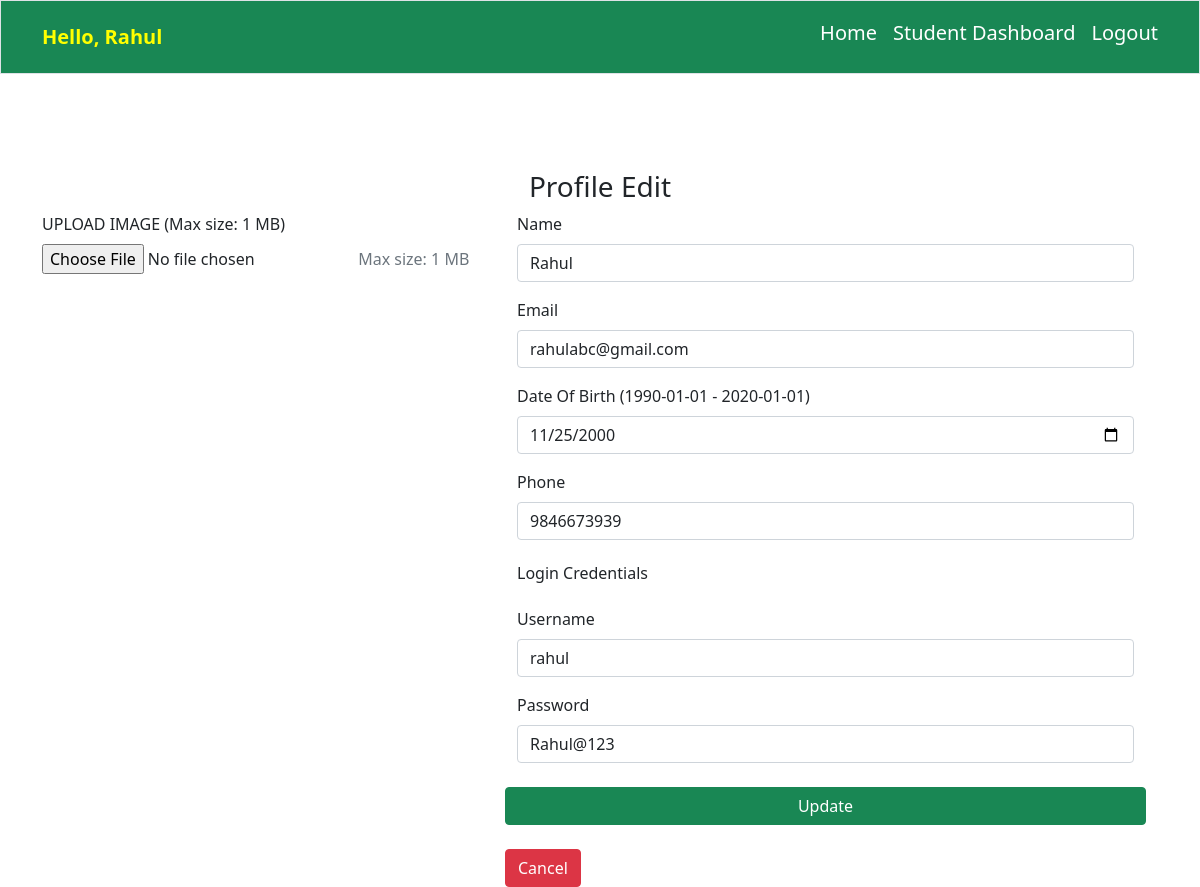
/Student-Profile-Edit (signed in), run on the app's committed database.
### website/models.py (models this page shows, shortened)
class CustomUser(AbstractUser):
    username = models.CharField(max_length=30, unique=True)
    name = models.CharField(max_length=255)
    email = models.EmailField(max_length=255)
    phone = models.CharField(max_length=15)
    birth_date = models.DateField(null=True, blank=True)
    image = models.ImageField(upload_to='profile_images/', null=True, blank=True)
    age = models.IntegerField(null=True, blank=True)
    marks = models.FloatField(null=True, blank=True)
    password_text = models.TextField(null=True, blank=True)
    is_admin = models.BooleanField(default=False)
    is_student = models.BooleanField(default=False)
    is_active = models.BooleanField(default=True)

### website/views.py (the view, shortened to what this page needs)
# urls.py: path('Student-Profile-Edit',views.StudentProfileEditView.as_view(),name='student-profile'),
@method_decorator(student_required, name='dispatch')
class StudentProfileEditView(View):
    def get(self, request):
        context={}
        data=request.user
        context['data']=data
        return renderhelper(request,'student', 'student_registration', context)

### website/helper.py (called while the page is built)
def renderhelper(request,folder,htmlpage,context={}):
    return render(request,'website/'+folder+'/'+htmlpage+'.html',context)

### templates/website/student/student_registration.html (shortened to what this page needs)
{% include "website/layout/header.html" %}
<section class="pt-5">
	<div class="container">
		<div class="text-center mt-5">
            {% if data %}
			<h3>Profile Edit </h3>
            {% else %}
            <h3>Student Registration </h3>
            {% endif %}
		</div>
    <form method="post" class="" enctype="multipart/form-data" id="std_form">
      <div class="row">
        <div class="col-lg-5">
            <div class="col-lg-12 col-sm-12 mb-4 mb-lg-0">
                <label class="form-label">UPLOAD IMAGE (Max size: 1 MB)</label>
                <input type="file" class="dropify" data-bs-height="180" accept=".jpg,.jpeg,.png,.gif,.mp4,.avi,.mkv,.mov" name="image"  id="image" {% if data.image %} data-default-file="{{data.image.url}}" {% else %} required{% endif %} {% if not data.image %} required {% endif %}/>
                <span id="imageSizeInfo" class="text-muted">Max size: 1 MB</span>
            </div>
        </div>
        <div class="col-lg-7 row">
           <div class="form-group col-lg-12">
              <label for="exampleInputEmail1" class="form-label">Name</label>
              <input type="text" class="form-control" id="exampleInputEmail1"
                  placeholder="Title"  name="name"  required {% if data.name %} value="{{data.name}}" {% endif %} maxlength="30" minlength="2">
           </div>
           <div class="form-group col-lg-12 mt-3">
            <label for="exampleInputEmail1" class="form-label">Email</label>
            <input type="email" class="form-control" id="exampleInputEmail1"
                placeholder="Email"  name="email"  required {% if data.email %} value="{{data.email}}" {% endif %} >
         </div>
           <div class="form-group col-lg-12 mt-3">
            <label for="exampleInputEmail1" class="form-label">Date Of Birth (1990-01-01 - 2020-01-01)</label>
            <input type="date" class="form-control" id="exampleInputEmail1"
                placeholder="DOB"  name="dob"  required {% if data.birth_date %} value="{{data.birth_date|date:'Y-m-d'}}" {% endif %} min="1990-01-01" max="2020-01-01">
            </div>
            <div class="form-group col-lg-12 mt-3">
              <label for="exampleInputEmail1" class="form-label">Phone</label>
              <input type="text" class="form-control" id="exampleInputEmail1"
                  placeholder="phone"  name="phone"  required {% if data.phone %} value="{{data.phone}}" {% endif %}  maxlength="10" onkeypress='return restrictAlphabets(event)'>
            </div>
            <h6 class="mt-4">Login Credentials</h6>
            <div class="form-group col-lg-12 mt-3">
              <label for="exampleInputEmail1" class="form-label">Username</label>
              <input type="text" class="form-control" id="exampleInputEmail1"
                  placeholder="username"  name="username"  required {% if data.username %} value="{{data.username}}" {% endif %} maxlength="15" minlength="5">
            </div>
            <div class="form-group col-lg-12 mt-3">
              <label for="exampleInputEmail1" class="form-label">Password</label>
              <input type="text" class="form-control" id="password"
                  placeholder="password"  name="password"  required {% if data.password_text %} value="{{data.password_text}}" {% endif %}>
            </div>
            <button class="btn btn-success btn-pill mt-4" type="submit" id="std_btn">{% if data %} Update {% else %}Create       {% endif %}</button>
            {% if data %}
            <button class="btn btn-danger btn-pill mt-4 " style="width:fit-content"><a class=" text-white text-decoration-none" href="{% url 'website:student-dashboard'  %}">Cancel</a> </button>
            {% else %}
            <p class="pt-5 fs-6">Already have an account? <span><a href="{% url 'website:login' %}">Login</a></span> </p>
            {% endif %}
       </div>
    </div>
    </form>
	</div>
</section>
{% include "website/layout/footer.html" %}

### templates/website/layout/header.html (shortened to what this page needs)
{% load static %}
<!DOCTYPE html>
<html lang="en">
<head>
	<link rel="stylesheet" href="https://cdnjs.cloudflare.com/ajax/libs/font-awesome/6.3.0/css/all.min.css" />
	<link rel="stylesheet" href="https://cdnjs.cloudflare.com/ajax/libs/animate.css/4.1.1/animate.min.css" />
	<link href="https://cdn.jsdelivr.net/npm/swiper@8/swiper-bundle.min.css" rel="stylesheet">
	<link href="{% static 'assets/css/bootstrap.min.css' %}" rel="stylesheet">
	<link href="{% static 'assets/css/slick.min.css' %}" rel="stylesheet">
	<link href="{% static 'assets/css/magnific-popup.min.css' %}" rel="stylesheet">
	<link href="{% static 'assets/css/style.css' %}" rel="stylesheet">
	<link href="{% static 'assets/css/responsive.css' %}" rel="stylesheet">
	<link href="https://cdnjs.cloudflare.com/ajax/libs/owl-carousel/1.3.3/owl.carousel.css" rel="stylesheet">
	<link rel="stylesheet" type="text/css" href="https://jeremyfagis.github.io/dropify/dist/css/dropify.min.css">
</head>
<body>
	<header>
		<div class="bg-success p-3 border">
			<div class="container">
				<div class="d-flex align-items-center justify-content-end">
					{% if user.is_authenticated %}
					<span class="navbar-brand me-auto" style="color: yellow;"><b>Hello, {{ user.name }}</b></span>
				   {% else %}
				   <h5 class="navbar-brand me-auto" style="color: yellow;">You are not logged in</h5>
				   {% endif %}
					{% if user.is_authenticated %}
					<h5 class="ms-3"><a href="{% url 'website:login' %}" class="text-white text-decoration-none">Home</a></h5>
					<h5 class="ms-3"><a {% if user.is_admin %} href="{% url 'website:AdminList' %}" {% else %} href="{% url 'website:student-dashboard' %}" {% endif %}class="text-white text-decoration-none">{% if user.is_admin %} Admin Dashboard {% else %} Student Dashboard {% endif %}</a></h5>
					<h5 class="ms-3"><a href="{% url 'website:logout' %}"class="text-white text-decoration-none">Logout</a></h5>
					{% else %}
					<h5 class="ms-3"><a href="{% url 'website:login' %}"class="text-white text-decoration-none">Login</a></h5>
					{% endif %}
				</div>
			</div>
		</div>
	</header>

### data on the page
CustomUser: name "Rahul", email "rahulabc@gmail.com", dob "11/25/2000", phone "9846673939", username "rahul", password "Rahul@123"
